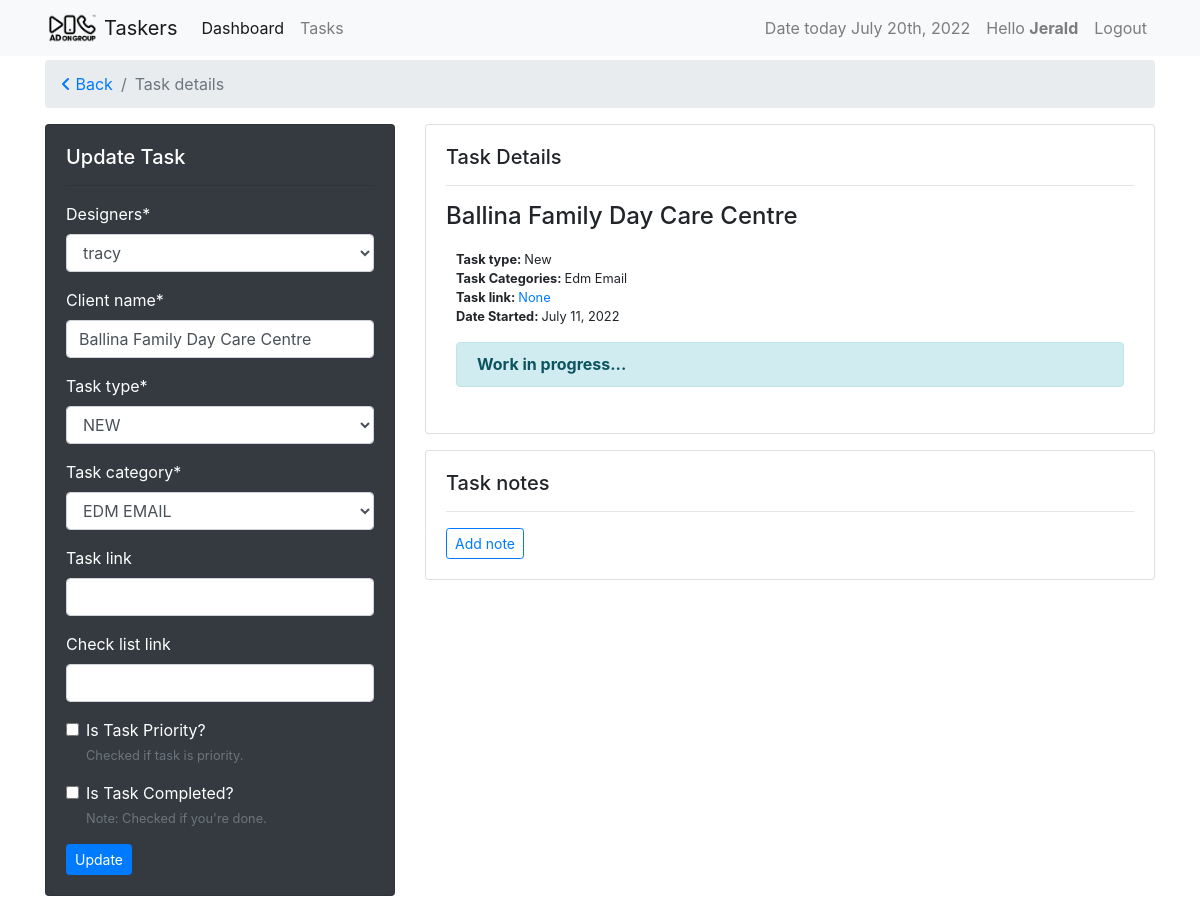
The app's page /tasks/ballina-family-day-care-centre-c8d383a1 (signed in), older data.
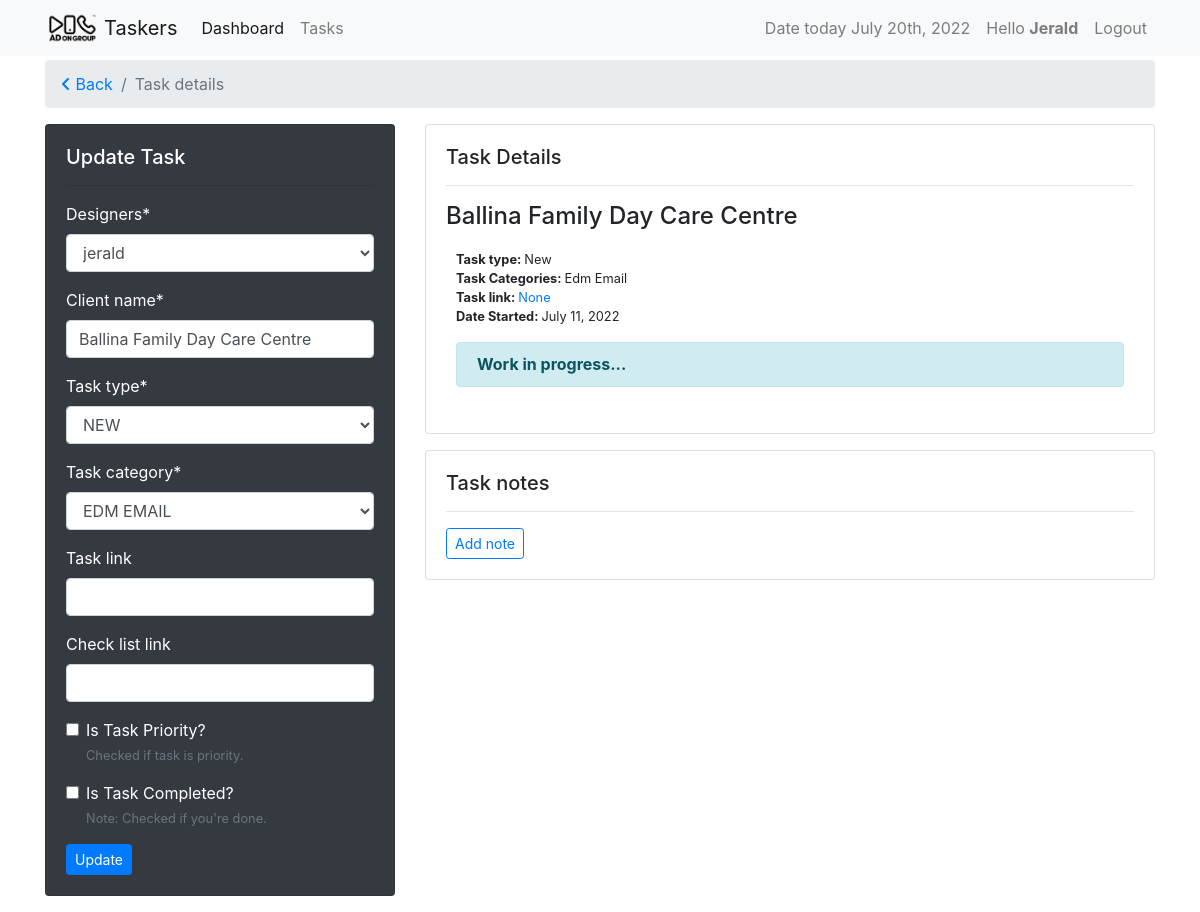
The same page, newer data.
### tasks/models.py (models this page shows, shortened)
class Task(models.Model):
    slug = models.SlugField(unique=True, null=True, blank=True)
    user = models.ForeignKey(settings.AUTH_USER_MODEL,
                             on_delete=models.CASCADE, verbose_name='designers')
    task_type = models.ForeignKey(
        TaskType, on_delete=models.CASCADE, default=1)
    task_category = models.ForeignKey(
        TaskCategory, on_delete=models.CASCADE, default=1)
    name = models.CharField(max_length=120, verbose_name="Client name")
    paradise_link = models.URLField(
        blank=True, null=True, verbose_name="task link")
    check_list_link = models.URLField(
        max_length=120, verbose_name='check list link', blank=True, null=True)
    is_priority = models.BooleanField(
        default=False, verbose_name="Is Task Priority?", help_text="Checked if task is priority.")
    is_done = models.BooleanField(default=False, verbose_name="Is Task Completed?",
                                  help_text="Note: Checked if you're done.")
    created = models.DateTimeField(auto_now_add=True)
    updated = models.DateTimeField(auto_now=True)
    class Meta:
        ordering = ['-is_priority', 'is_done', '-updated', '-created']

class BaseTime(models.Model):
    created = models.DateTimeField(auto_now_add=True)
    updated = models.DateTimeField(auto_now=True)

class TaskType(BaseTime, models.Model):
    name = models.CharField(max_length=60)
    task_point = models.FloatField(default=0.0)
    def __str__(self):
        return self.name

class TaskCategory(BaseTime, models.Model):
    name = models.CharField(max_length=120, unique=True)
    task_point = models.FloatField(default=0.0)
    class Meta:
        verbose_name_plural = "Task Categories"
    def __str__(self):
        return self.name

### tasks/views.py (the view, shortened to what this page needs)
# urls.py: path('<slug>', views.TaskUpdateView.as_view(), name="taskdetail"),
class TaskUpdateView(View):
    form_class = AdminTaskForm
    template_name = 'task_detail_template.html'
    @method_decorator(login_required)
    def dispatch(self, *args, **kwargs):
        return super().dispatch(*args, **kwargs)
    def get(self, request, *args, **kwargs):
        task_slug = kwargs.get('slug')
        task = get_object_or_404(Task, slug=task_slug)
        remark_form = RemarksForm(request.POST or None)
        if request.user.is_superuser:
            form = AdminTaskForm(request.POST or None, instance=task)
        else:
            form = self.form_class(request.POST or None, instance=task)
        context = {'form': form, 'instance': task, 'remark_form': remark_form}
        return render(request, self.template_name, context)

### tasks/forms.py
class AdminTaskForm(forms.ModelForm):
    class Meta:
        model = Task
        fields = [
            'user',
            'name',
            'task_type',
            'task_category',
            'paradise_link',
            'check_list_link',
            'is_priority',
            'is_done',
        ]

class RemarksForm(forms.ModelForm):
    class Meta:
        model = TaskRemark
        fields = [
            'remarks',
        ]

### tasks/templates/task_detail_template.html (shortened to what the changed rows need)
{% extends 'base.html' %}
{% load crispy_forms_tags %}
{% block content %}
{% if instance.is_done %}
<div class="row">
    <div class="col-sm-6">
        <div class="card mb-3">
            <div class="card-body">
                <h5 class="card-title">Task Details
                    <!-- {% if instance.is_done %}
                    {% else %}
                        {% if perm.tasks_delete_task %}
                            <a href="{% url 'taskers:taskdelete' instance.slug %}" class="btn btn-outline-danger btn-sm float-right"><i class="fa-regular fa-trash-can"></i></a>
                        {% endif %}
                    {% endif %} -->
                </h5>
                <hr>
                <h4>{{ instance.name|title }}</h4>
                <div class="text-details">
                    <p class="card-text">
                        <small><strong>Task type: </strong>{{ instance.task_type|title }}</small> <br>
                        <small><strong>Task Categories: </strong>{{ instance.task_category|title }}</small> <br>
                        <small><strong>Paradise link: </strong><a href="{{ instance.paradise_link }}">{{ instance.paradise_link }}</a></small> <br>
                        <small><strong>Date Started: </strong>{{ instance.created|date }}</small> <br>
                    </p>
                    {% if instance.is_priority %}
                    <div class="priority">
                        <strong class="priority">Note: </strong><small>This task is priority.</small>
                    </div>
                    <br>
                    {% endif %}
                    {% if instance.is_done %}
                    <div class="alert alert-success" role="alert">
                        <strong>Task status: Completed.</strong><br>
                        <small>Completion date: {{ instance.updated|date }} | by {{ instance.user|title }}</small>
                    </div>
                    {% else %}
                    <div class="alert alert-info" role="alert">
                        <strong>Working in progress...</strong>
                    </div>
                    {% endif %}
                </div>
            </div>
        </div>
    </div>
    <div class="col-sm-6">
        <div class="card">
            <div class="card-body">
                <h5>Task notes</h5>
                <hr>
                {% for note in instance.taskremark_set.all %}
                    <div class="note">
                        {% if not note.remarks %}
                            <p>No notes here...</p>
                        {% else %}
                            <small><u>Posted by <a href="">{{ note.user|title }}</a></u></small>
                            <p>{{ note.remarks }}</p>
                            <small>Posted {{note.created|timesince}} ago</a></small> <br>
                        {% endif %}
                    </div>
                {% endfor %}
            </div>
        </div>
    </div>
</div>
{% else %}
<div class="row">
    <div class="col-sm-4">
        <div class="card text-white bg-dark mb-3">
            <div class="card-body">
                <h5>Update Task</h5>
                <hr>
                <form method="POST">
                    {{ form|crispy }}
                    <input class="btn btn-primary btn-sm" type="submit" value="Update">
                </form>
            </div>
        </div>
    </div>
    <div class="col-sm-8">
        <div class="card mb-3">
            <div class="card-body">
                <h5 class="card-title">Task Details
                </h5>
                <hr>
                <h4>{{ instance.name|title }}</h4>
                <div class="text-details">
                    <p class="card-text">
                        <small><strong>Task type: </strong>{{ instance.task_type|title }}</small> <br>
                        <small><strong>Task Categories: </strong>{{ instance.task_category|title }}</small> <br>
                        <small><strong>Task link: </strong><a href="{{ instance.paradise_link }}">{{ instance.paradise_link }}</a></small> <br>
                        <small><strong>Date Started: </strong>{{ instance.created|date }}</small> <br>
                    </p>
                    {% if instance.is_done %}
                    <div class="alert alert-success" role="alert">
                        <strong>Task status: Completed.</strong><br>
                        <small>Completion date: {{ instance.updated|date }} | by {{ instance.user|title }}</small>
                    </div>
                    {% else %}
                    <div class="alert alert-info" role="alert">
                        <strong>Work in progress...</strong>
                    </div>
                    {% endif %}
                </div>
            </div>
        </div>
        <div class="card">
            <div class="card-body">
                <h5>Task notes</h5>
                <hr>
                {% if perms.tasks %}
                    {% if perms.tasks.add_taskremark %}
                        <button type="button" class="btn btn-outline-primary btn-sm" data-toggle="modal" data-target="#addNote">
                            Add note
                        </button>
                    {% endif %}
                {% endif %}
            </div>
        </div>
    </div>
</div>
{% endif %}
{% endblock %}

Row changes from the older to the newer data that the page shows:
changed Task "Ballina Family Day Care Centre": user "tracy" → "jerald"
